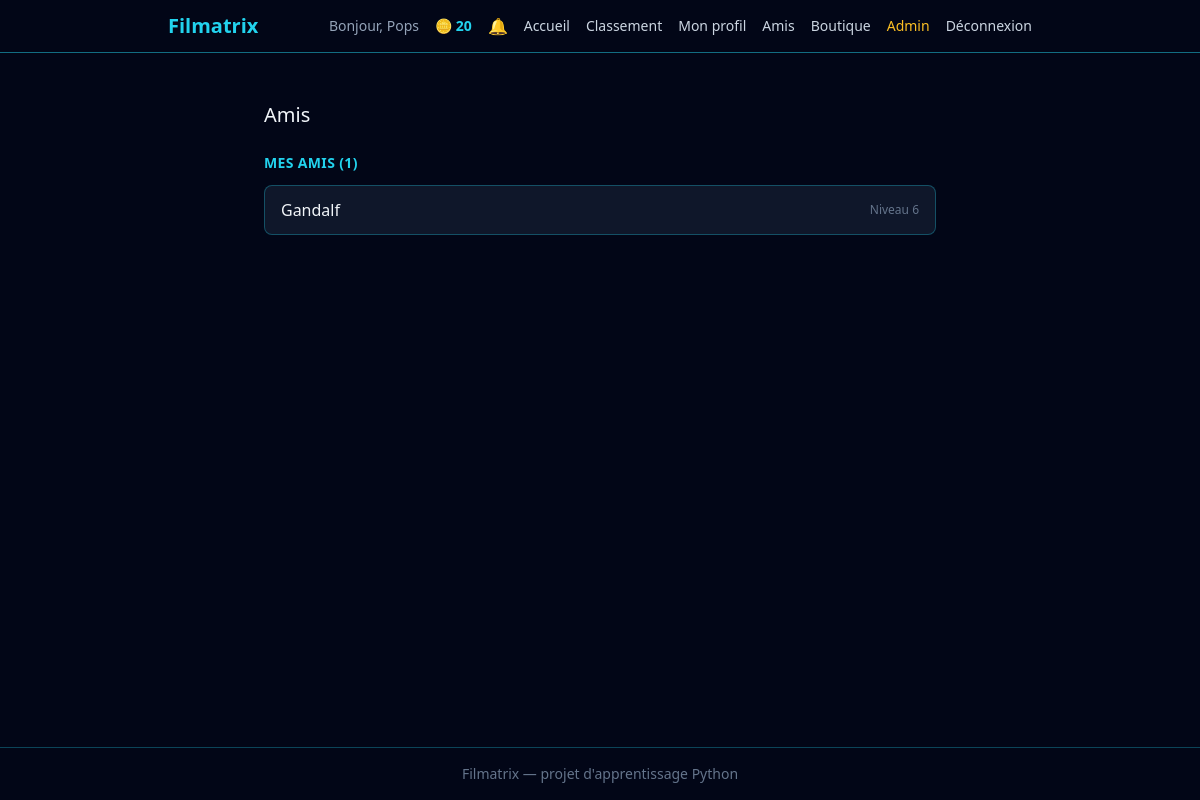
Before: /amis (signed in) with the older database file.
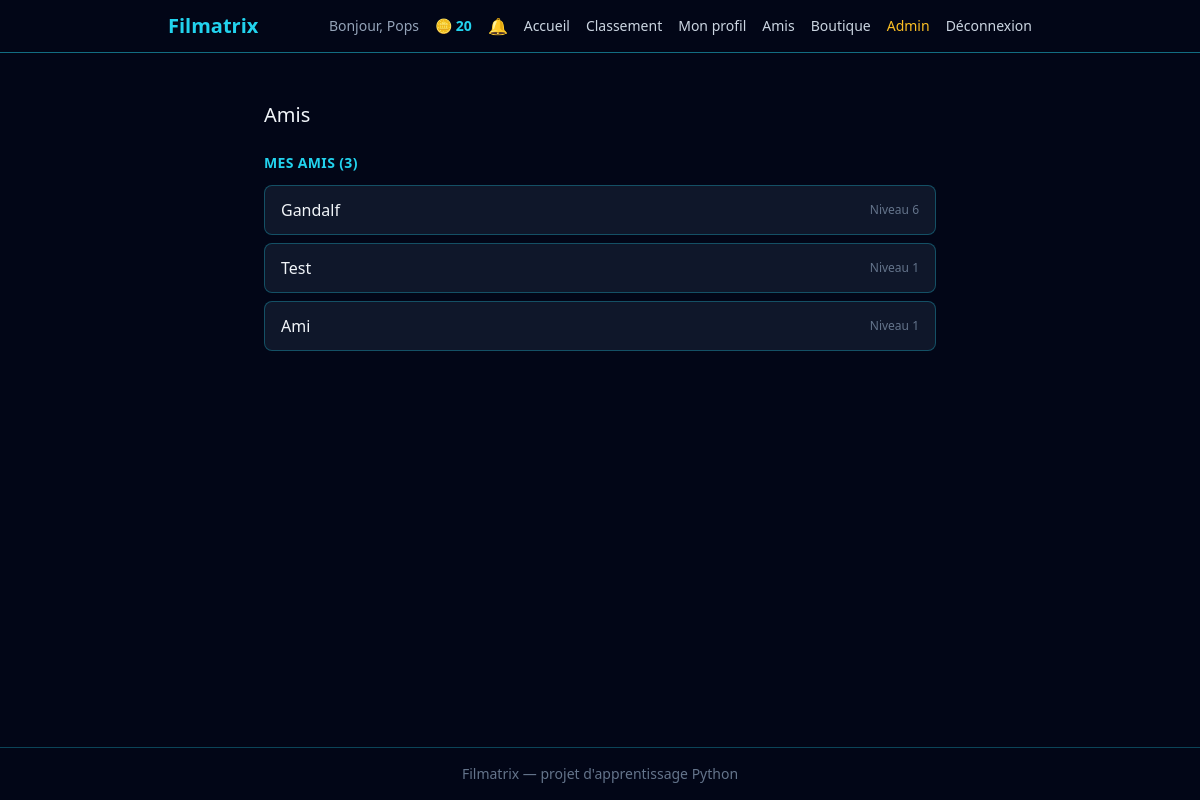
After: the same page with the newer database file.
### src/models.py (models this page shows, shortened)
class User(db.Model, UserMixin):
    __tablename__ = "users"
    id = db.Column(db.Integer, primary_key=True)
    username = db.Column(db.String(50), unique=True, nullable=False)
    email = db.Column(db.String(120), unique=True, nullable=False)
    password_hash = db.Column(db.String(255), nullable=False)
    total_xp = db.Column(db.Integer, nullable=False, default=0)
    coins = db.Column(db.Integer, nullable=False, default=0)
    equipped_title = db.Column(db.String(50), nullable=True)
    is_admin = db.Column(db.Boolean, nullable=False, default=False)

### app.py (the view)
    @app.route("/amis")
    @login_required
    def friends_list() -> str:
        friends = get_friends_list(current_user.id)
        received_requests = [
                friendship
                for friendship in current_user.received_friend_requests
                if friendship.status == "pending"
            ]
        sent_requests = [
                friendship
                for friendship in current_user.sent_friend_requests
                if friendship.status == "pending"
            ]
        return render_template(
                "amis.html",
                friends=friends,
                received_requests=received_requests,
                sent_requests=sent_requests,
            )

### src/friends.py (called while the page is built)
def get_friends_list(user_id: int) -> list:
    accepted = Friendship.query.filter(
            db.and_(
                Friendship.status == "accepted",
                db.or_(
                    Friendship.requester_id == user_id,
                    Friendship.receiver_id == user_id,
                    ),
                )
        ).all()
    friends = []
    for friendship in accepted:
        friend = friendship.receiver if friendship.requester_id == user_id else friendship.requester
        friends.append(friend)
    return friends

### src/notifications.py (called while the page is built)
def get_unread_count(user_id: int) -> int:
    return Notification.query.filter_by(user_id=user_id, is_read=False).count()

### templates/amis.html (shortened to what this page needs)
{% extends "base.html" %}
{% block content %}
<div class="max-w-2xl mx-auto mt-8">
    <h2 class="text-xl mb-6">Amis</h2>
    <div>
        <h3 class="text-sm font-bold text-cyan-400 uppercase tracking-wide mb-3">Mes amis ({{ friends | length }})</h3>
        {% if friends %}
        <div class="flex flex-col gap-2">
            {% for friend in friends %}
            <div class="flex items-center justify-between bg-slate-900 border border-cyan-400/30 rounded-lg px-4 py-3">
                <span>{{ friend.username }}</span>
                <span class="text-slate-500 text-xs">Niveau {{ friend.total_xp // 100 + 1 }}</span>
            </div>
            {% endfor %}
        </div>
        {% else %}
        <p class="text-slate-500">Tu n'as pas encore d'amis. Trouve des joueurs depuis le classement !</p>
        {% endif %}
    </div>
</div>
{% endblock %}

Changed rows visible on the page:
added User: username "Test", friend.total_xp//100+1 "1"
added User: username "Ami", friend.total_xp//100+1 "1"
Other visible differences:
{{ friends | length }}: "1" → "3"
